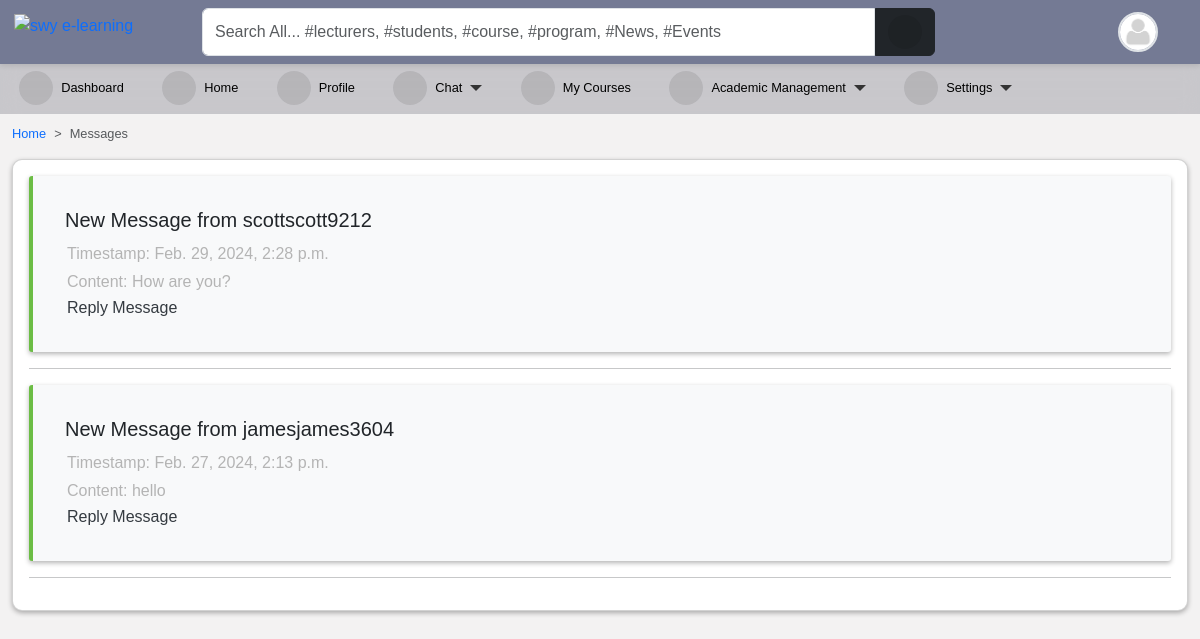
Page /chat/filter_messages/ (signed in) on the committed database.
### accounts/models.py (models this page shows, shortened)
class User(AbstractUser):
    is_student = models.BooleanField(default=False)
    is_lecturer = models.BooleanField(default=False)
    gender = models.CharField(max_length=1, choices=GENDERS, blank=True, null=True)
    phone = models.CharField(max_length=60, blank=True, null=True)
    address = models.CharField(max_length=60, blank=True, null=True)
    picture = models.ImageField(
        upload_to="profile_pictures/%y/%m/%d/", default="default.png", null=True
    )
    email = models.EmailField(blank=True, null=True)
    username_validator = ASCIIUsernameValidator()
    objects = CustomUserManager()
    class Meta:
        ordering = ("-date_joined",)
    @property
    def get_user_role(self):
        if self.is_superuser:
            role = "Admin"
        elif self.is_student:
            role = "Student"
        elif self.is_lecturer:
            role = "Lecturer"
        return role

### chat/models.py (models this page shows, shortened)
class Chat(models.Model):
    user1 = models.ForeignKey(User, on_delete=models.CASCADE, related_name='user1_chats')
    user2 = models.ForeignKey(User, on_delete=models.CASCADE, related_name='user2_chats')
    created_at = models.DateTimeField(auto_now_add=True)
    room_name = models.CharField(max_length=255, unique=True)

class Message(models.Model):
    sender = models.ForeignKey(User, on_delete=models.CASCADE)
    chat = models.ForeignKey(Chat, on_delete=models.CASCADE, related_name='messages')
    content = models.TextField()
    timestamp = models.DateTimeField(auto_now_add=True)

### chat/views.py (the view)
# urls.py: path('filter_messages/',views.filter_messages,name='filter_messages'),
def filter_messages(request):
    user_chatrooms = Chat.objects.filter(user1=request.user) | Chat.objects.filter(user2=request.user)
    if not user_chatrooms.exists():
        return render(request, 'chat/message_detail.html')
    user_chatrooms = user_chatrooms.annotate(max_timestamp=Max('messages__timestamp'))
    user_chatrooms = user_chatrooms.order_by('-max_timestamp')
    latest_messages = {}
    for chatroom in user_chatrooms:
        latest_message = chatroom.messages.order_by('-timestamp').first()
        if latest_message:
            latest_messages[chatroom] = latest_message
    return render(request, 'chat/message_detail.html', {'latest_messages': latest_messages})

### templates/chat/message_detail.html (shortened to what this page needs)
{% extends "base.html" %}
{% load class_name %}
{% block content %}
<nav style="--bs-breadcrumb-divider: '>';" aria-label="breadcrumb">
    <ol class="breadcrumb">
        <li class="breadcrumb-item"><a href="/">Home</a></li>
        <li class="breadcrumb-item active" aria-current="page">Messages</li>
    </ol>
</nav>
<div class="card p-3" style="box-shadow: 0px 2px 5px 0px rgba(0, 0, 0, 0.3); border-radius: 10px;">
             {% for chatroom, latest_message in latest_messages.items %}
             <div class="col-12 class-item active">
                        <div class="card-body">
                            {% if chatroom.user1 == request.user %}
                                <h5 class="card-title">New Message from {{ chatroom.user2.username }}</h5>
                                <p class="card-text">Timestamp: {{ latest_message.timestamp }}</p>
                                <p class="card-text">Content: {{ latest_message.content }}</p>
                                <a href="{% url 'room' chatroom.user2.username %}"> Reply  Message </a>
                            {% else %}
                                <h5 class="card-title">New Message from {{ chatroom.user1.username }}</h5>
                                <p class="card-text">Timestamp: {{ latest_message.timestamp }}</p>
                                <p class="card-text">Content: {{ latest_message.content }}</p>
                                <a href="{% url 'room' chatroom.user1.username %}"> Reply Message </a>
                            {% endif %}
                        </div>
            </div><hr>
            {% empty %}
            <div class="row">
                <div class="col-12 pl-5">
                    <h5>No Messages Found</h5>
                </div>
            </div>
            {% endfor %}
{% endblock content %}

### templates/navbar.html (shortened to what this page needs)
{% load static %}
<div id="top-navbar" class="py-2 top-navbar">
	<div class="container">
		<a href="/" class="head-logo">
			<img src="{% static 'img/swy e-learning.jpg' %}" width="40px" alt="swy e-learning">
		</a>
		<div class="nav-wrapper">
			<form class="form-header" action="{% url 'query' %}" method="GET">
				<input id="primary-search" class="form-control rounded-end-0" type="text" name="q" value="{{ request.GET.q }}"
					placeholder="Search All... #lecturers, #students, #course, #program, #News, #Events" required />
				<button class="btn btn-dark rounded-start-0" type="submit">
					<i class="fas fa-search"></i>
				</button>
			</form>
			<div class="dropdown index">
				<div class="avatar border border-2" type="button" data-bs-toggle="dropdown" aria-expanded="false">
					<img src="{{ request.user.picture.url }}">
				</div>
			</div>
		</div>
	</div>
</div>

### static/scss/style1.css (style rules this page uses)
*, body { font-family: "Rubik", sans-serif; }
body { background-color: #f3f2f2; }
#top-navbar { position: fixed; top: 0; right: 0; -webkit-margin-start: -10px; z-index: 90; padding: 0; background: #747a94; box-shadow: 0px 2px 5px 0px rgba(0, 0, 0, 0.1); transition: 0.3s; margin: 0; }
#top-navbar .container { display: flex; background-color: transparent; position: relative; }
#top-navbar .nav-wrapper { display: flex; flex-wrap: wrap; justify-content: space-between; align-items: center; width: 100%; margin-left: 10rem; background-color: transparent; }
#top-navbar .nav-wrapper .form-header { display: flex; flex: 0.8; }
#top-navbar .nav-wrapper .form-header button { flex: 0.1; }
#top-navbar { left: 0; }
.avatar { width: 40px; height: 40px; border-radius: 50%; overflow: hidden; }
.avatar img { width: 100%; height: 100%; -o-object-fit: cover; object-fit: cover; }
a { color: var(--bs-primary); text-decoration: none; }
.fas, .fa { font-size: 16px; display: inline-flex; align-items: center; justify-content: center; width: 34px; height: 34px; background-color: rgba(0, 0, 0, 0.093); border-radius: 50%; }

### templates/aside.html (style rules this page uses)
li { font-size: .8rem; }

### templates/navbar.html (style rules this page uses)
.head-logo { position: absolute; left: -1rem; top: 0.3rem; }

### templates/chat/message_detail.html (style rules this page uses)
.class-item { display: block; border-left: 4px solid #6cbd45; padding: 1rem !important; background: #f8f9fa; border-radius: 3px; box-shadow: 0px 2px 5px 0px rgba(0, 0, 0, 0.3); transition: .5s; }
.class-item p { padding: 2px; margin: 0; color: #b4b4b4; transition: .5s; }
.class-item a { padding: 2px; color: #343a40; text-decoration: none; transition: .5s; }

### rows in the picture
User: user.picture (placeholder picture)
Chat: user1.username "scottscott9212", timestamp "Feb. 29, 2024, 2:28 p.m.", content "How are you?"
Chat: user2.username "jamesjames3604", timestamp "Feb. 27, 2024, 2:13 p.m.", content "hello"
